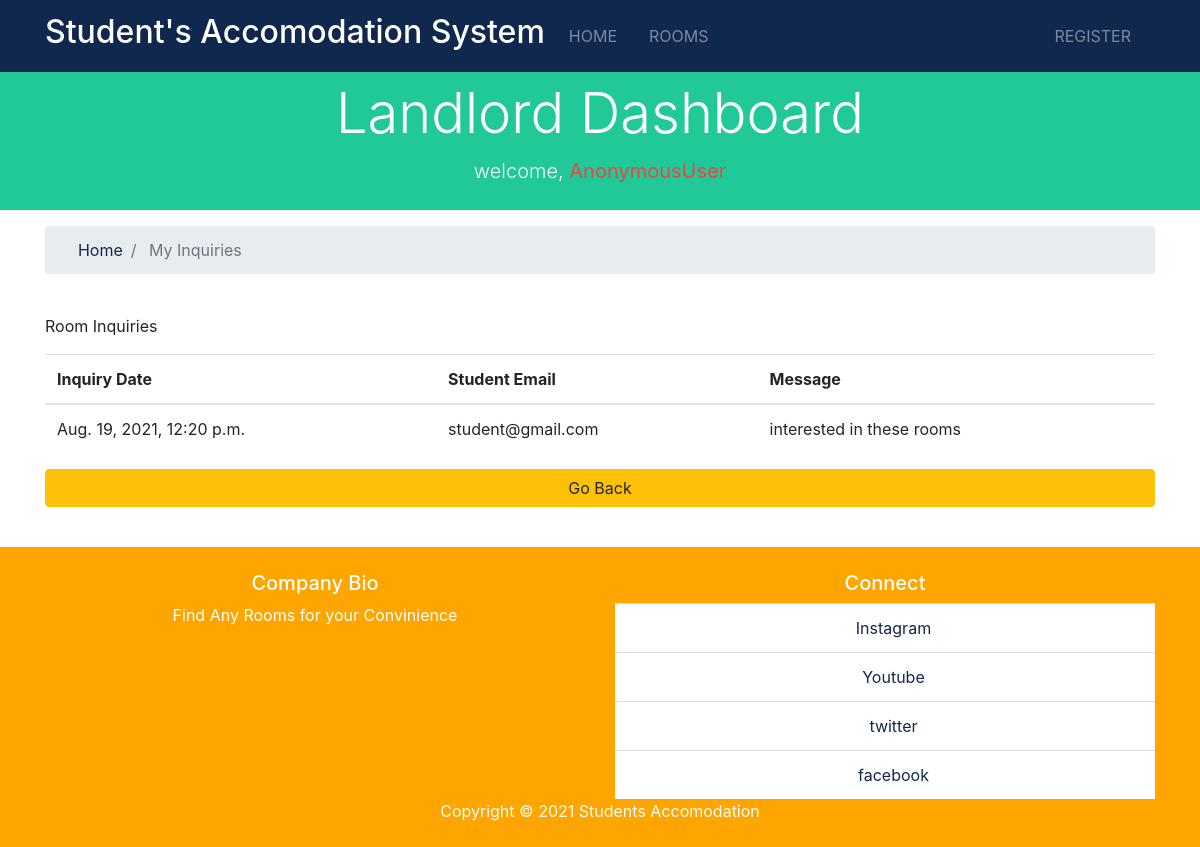
Screenshot of /accounts/inquiry/2 with the database file from the repository.
### landlord/models.py (models this page shows, shortened)
class Inquiry(models.Model):
    room = models.CharField(max_length=200)
    room_id = models.IntegerField()
    email = models.CharField(max_length=100, blank=True)
    message = models.TextField(blank=True)
    date = models.DateTimeField(default=datetime.now, blank=True)
    user_id = models.IntegerField(blank=True)

### accounts/views.py (the view)
# urls.py: path('inquiry/<int:room_id>', views.get_inquiry, name='get_inquiry'),
def get_inquiry(request, room_id):
    inquiries = Inquiry.objects.filter(room_id=room_id)
    context = {
        'inquiries': inquiries
    }
    return render(request, 'landlord/inquiries.html', context)

### templates/landlord/inquiries.html (shortened to what this page needs)
{%extends 'base.html'%}
{%load static%}
{%block content%}
<section id="showcase-inner" class="py-2 text-white bg-success">
    <div class="container">
        <div class="row text-center">
            <div class="col-md-12">
                <h1 class="display-4">Landlord Dashboard</h1>
                <p class="lead">welcome, <b class="text-danger">{{user}} </b></p>
            </div>
        </div>
    </div>
</section>
<section id="bc" class="mt-3">
    <div class="container">
        <nav aria-label="breadcrumb">
            <ol class="breadcrumb">
                <li class="breadcrumb-item">
                    <a href="{%url 'accounts:landlord_dashboard'%}">
                        <i class="fas fa-home"></i> Home</a>
                </li>
                <li class="breadcrumb-item active"> My Inquiries</li>
            </ol>
        </nav>
    </div>
</section>
<section id="dashboard" class="py-4">
    <div class="container">
        <div class="row">
            <div class="col-md-12">
                {%if inquiries%}
                <p>Room Inquiries</p>
                <table class="table">
                    <thead>
                        <tr>
                            <th scope="col">Inquiry Date</th>
                            <th scope="col">Student Email</th>
                            <th scope="col">Message</th>
                        </tr>
                    </thead>
                    <tbody>
                        {%for inquiry in inquiries%}
                        <tr>
                            <td>{{inquiry.date}}</td>
                            <td>{{inquiry.email}}</td>
                            <td>{{inquiry.message}}</td>
                        </tr>
                        {%endfor%}
                    </tbody>
                </table>
                {%else%}
                <p>There are no inquiries for you</p>
                {%endif%}
                <p><a class="btn btn-warning btn-block" href="{%url  'accounts:landlord_dashboard'%}">Go Back</a></p>
            </div>
        </div>
    </div>
</section>
{%endblock%}

### accomodation/static/css/all.css (style rules this page uses)
.fa, .fas, .far, .fal, .fab { -moz-osx-font-smoothing: grayscale; -webkit-font-smoothing: antialiased; display: inline-block; font-style: normal; font-variant: normal; text-rendering: auto; line-height: 1; }
.fa-home:before { content: "\f015"; }
.fa, .fas { font-family: 'Font Awesome 5 Free'; font-weight: 900; }

### rows the page displays
Inquiry: date "Aug. 19, 2021, 12:20 p.m.", email "student@gmail.com", message "interested in these rooms"

### other values shown
{{ user }} "AnonymousUser"
